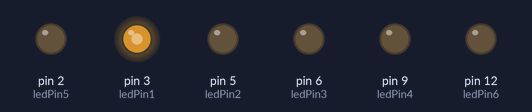
The sketch below on a simulated Arduino Uno, built with avr-gcc and run on an emulated ATmega328P. Shown: output pins drawn as LEDs (lit = HIGH).

Above: at 0.05 s.
At 0.25 s:
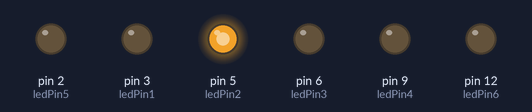
At 0.4 s:
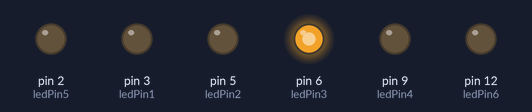
At 0.6 s:
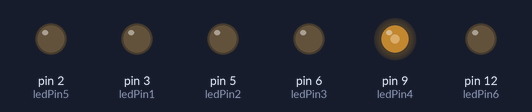
At 0.7 s:
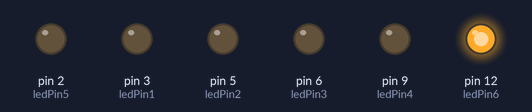
At 0.8 s:
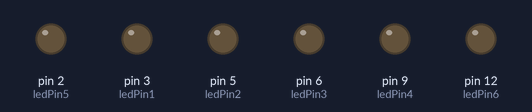
Timing chart, 0 to 3.0 s (numbered marks = the images above):
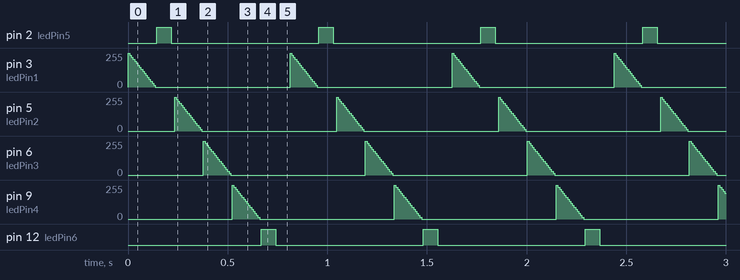

Measured:
- by itself, pin 2 (ledPin5), pin 12 (ledPin6): alternates HIGH for 0.07 s and LOW for 0.74 s

The sketch:

sprint_1.ino
```cpp
//All of this code was sourced from
//https://forum.arduino.cc/index.php?topic=315309.0
//I changed delays, values, and amount of LEDs on this code to make it my own.

int ledPin1 = 3;
int ledPin5 = 2;
int ledPin2 = 5;
int ledPin3 = 6;
int ledPin4 = 9;
int ledPin6 = 12;

void setup()  {
  // nothing happens in setup ...
}

void loop()  {

  for(int fadeValue = 0 ; fadeValue <= 255; fadeValue +=5) {
    analogWrite(ledPin1, fadeValue);
    delay(0);
  }
  for(int fadeValue = 255 ; fadeValue >= 0; fadeValue -=15) {
    analogWrite(ledPin1, fadeValue);
    delay(8);
  }
  for(int fadeValue = 100 ; fadeValue <= 200; fadeValue +=5) {
    analogWrite(ledPin5, fadeValue);
    delay(0);
  }

  for(int fadeValue = 255 ; fadeValue >= 100; fadeValue -=15) {
    analogWrite(ledPin5, fadeValue);
    delay(8);
  }

for(int fadeValue = 0 ; fadeValue <= 255; fadeValue +=5) {
    analogWrite(ledPin2, fadeValue);
    delay(0);
  }

  for(int fadeValue = 255 ; fadeValue >= 0; fadeValue -=15) {
    analogWrite(ledPin2, fadeValue);
    delay(8);
  }

for(int fadeValue = 0 ; fadeValue <= 255; fadeValue +=5) {
    analogWrite(ledPin3, fadeValue);
    delay(0);
  }

  for(int fadeValue = 255 ; fadeValue >= 0; fadeValue -=15) {
    analogWrite(ledPin3, fadeValue);
    delay(8);
  }

for(int fadeValue = 0 ; fadeValue <= 255; fadeValue +=5) {
    analogWrite(ledPin4, fadeValue);
    delay(0);
  }

  for(int fadeValue = 255 ; fadeValue >= 0; fadeValue -=15) {
    analogWrite(ledPin4, fadeValue);
    delay(8);
  }
  for(int fadeValue = 0 ; fadeValue <= 255; fadeValue +=5) {
    analogWrite(ledPin6, fadeValue);
    delay(0);
  }
  for(int fadeValue = 255 ; fadeValue >= 0; fadeValue -=15) {
    analogWrite(ledPin6, fadeValue);
    delay(8);
  }
}
```
